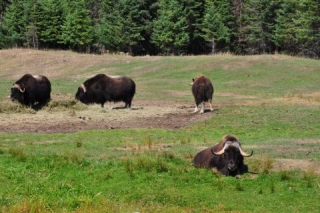
//> input picture OpenCV_Linux_Ubuntu/images/group.jpg, 320 x 213 px
$ ./segment   (built with g++ and OpenCV 4)
//> lines starting //> are read from the running program, lines starting //| are printed output that depends on the picture; after the words box and inside, x2 and y2 are one past the last pixel; in counts of white or black regions, pixels touching at a corner belong together
### OpenCV_Linux_Ubuntu/15_watershed_algorithm_segmentation/watershedSegmentation.hpp
/**
 * @File    : watershedSegmentation.hpp
 * @Brief   : 用分水岭算法实现图像分割
 * @Author  : Wei Li
 * @Date    : 2021-07-29
*/

/**分水岭变换是一种流行的图像处理算法，用于快速将图像分割成多个同质区域。
 * 它基于这样的思想：如果把图像看作一个拓扑地貌，那么同类区域就相当于陡峭边缘内相对平坦的盆地。
 * 分水岭算法通过逐步增高水位，把地貌分割成多个部分。
 * 因为算法很简单，它的原始版本会过度分割图像，产生很多小的区域。
 * 因此 OpenCV 提出了该算法的改进版本，使用一系列预定义标记来引导图像分割的定义方式。
 */

#ifndef WATERSHED_ALGORITHM
#define WATERSHED_ALGORITHM

#include <opencv2/imgproc.hpp>

class WatershedSegmenter
{
private:
    cv::Mat markers;

public:
    // 类的 get 和 set 方法
    void setMarkers(const cv::Mat &markerImage)
    {
        markerImage.convertTo(markers, CV_32S);
    }

    cv::Mat process(const cv::Mat &image)
    {
        cv::watershed(image, markers);
        return markers;
    }

    cv::Mat getSegmentation() const
    {
        cv::Mat tmp;
        // all segment with label higher than 255
        // will be assigned value 255
        markers.convertTo(tmp, CV_8U);

        return tmp;
    }

    // Return watershed in the form of an image
    cv::Mat getWatersheds()
    {
        cv::Mat tmp;
        markers.convertTo(tmp, CV_8U, 255, 255);

        return tmp;
    }
};

#endif // WATERSHED_ALGORITHM

### OpenCV_Linux_Ubuntu/15_watershed_algorithm_segmentation/segment.cpp
/**
 * @File    : segment.cpp
 * @Brief   : 用分水岭算法实现图像分割
 * @Author  : Wei Li
 * @Date    : 2021-07-29
*/

#include <iostream>
#include <opencv2/highgui.hpp>
#include <opencv2/imgproc.hpp>
#include "watershedSegmentation.hpp"

// -----------------------------
int main(int argc, char **argv)
{
    cv::Mat image = cv::imread("./../images/group.jpg");
//> image is the input picture: 213 rows x 320 cols, CV_8UC3; mean B, G, R 69.4, 113.7, 107.3
    if (!image.data)
    {
        std::cerr << "--Error reading image file." << std::endl;
        return 1;
    }
    cv::namedWindow("Original Image");
    cv::imshow("Original Image", image);

    // Get the binary map
    cv::Mat binary;
    binary = cv::imread("./../images/binary.bmp", 0);
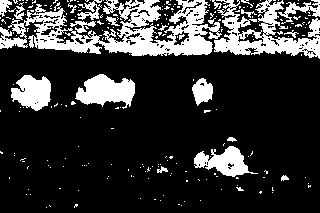
//> input picture OpenCV_Linux_Ubuntu/images/binary.bmp, 320 x 213 px
//> binary: 213 rows x 320 cols, CV_8UC1; 20.7% white; 230 white regions (208 under 20 px), largest, box (x1, y1, x2, y2) and area: (0, 0, 222, 56) 5711, (214, 0, 320, 59) 2737, (75, 74, 135, 109) 1306
    if (!binary.data)
    {
        std::cerr << "--Error reading binary image file." << std::endl;
        return 1;
    }
    cv::namedWindow("Binary Image");
    cv::imshow("Binary Image", binary);

    // 消除噪声和很小的目标物体
    cv::Mat fg;
    cv::erode(binary, fg, cv::Mat(), cv::Point(-1, -1), 4);
//> fg: 213 rows x 320 cols, CV_8UC1; 1.9% white; 15 white regions (8 under 20 px), largest, box (x1, y1, x2, y2) and area: (84, 79, 131, 99) 536, (22, 80, 47, 102) 306, (188, 40, 208, 51) 131

    // Display the foreground image
    cv::namedWindow("Foreground Image");
    cv::imshow("Foreground Image", fg);

    // Identify image pixels without objects
    // 标识不含物体的图像像素
    cv::Mat bg;
    cv::dilate(binary, bg, cv::Mat(), cv::Point(-1, -1), 4);
//> bg: 213 rows x 320 cols, CV_8UC1; 46% white; 29 white regions, largest, box (x1, y1, x2, y2) and area: (0, 0, 320, 63) 18420, (7, 70, 139, 116) 4412, (124, 133, 272, 195) 4094
    cv::threshold(bg, bg, 1, 128, cv::THRESH_BINARY_INV);

    // Display the background image
    cv::namedWindow("Background Image");
    cv::imshow("Background Image", bg);

    // 合并这两幅图像，得到标记图像
    // Show markers image
    cv::Mat markers(binary.size(), CV_8U, cv::Scalar(0));
    markers = fg + bg;
    cv::namedWindow("Markers");
    cv::imshow("Markers", markers);

    // 实例化对象 —— 利用分水岭算法分割图像
    WatershedSegmenter segmenter;
    segmenter.setMarkers(markers);
//> in setMarkers, `markerImage.convertTo(markers, CV_32S);`:
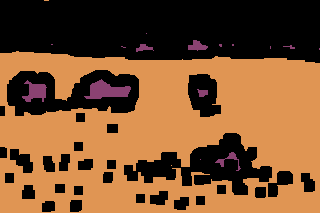
//> markers: 213 rows x 320 cols, CV_32SC1; 3 distinct labels, from 0 to 255; one colour per label, 0 black
    segmenter.process(image);
//> in process, `cv::watershed(image, markers);`:
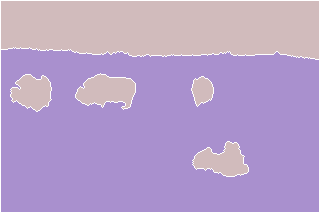
//> markers: 213 rows x 320 cols, CV_32SC1; 3 distinct labels, from -1 to 255; one colour per label, 0 black, -1 white
    cv::namedWindow("Segmentation");
    cv::imshow("Segmentation", segmenter.getSegmentation());
    // Display watersheds
    cv::namedWindow("Watersheds");
    cv::imshow("Watersheds", segmenter.getWatersheds());
//> in getWatersheds, `markers.convertTo(tmp, CV_8U, 255, 255);`: tmp: 213 rows x 320 cols, CV_8UC1; 97.2% white; black in thin lines or dots

    // 换一副图像重新进行 分水岭算法进行分割图像
    image = cv::imread("./../images/tower.jpg");
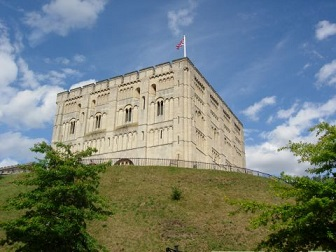
//> input picture OpenCV_Linux_Ubuntu/images/tower.jpg, 336 x 252 px
//> image is the input picture: 252 rows x 336 cols, CV_8UC3; mean B, G, R 123.9, 126.9, 114.7
    if (image.empty())
    {
        std::cerr << "--Error reading tower image file." << std::endl;
        return 1;
    }
    cv::namedWindow("Original Tower Image");
    cv::imshow("Original Tower Image", image);

    // 标记图像的前景和背景
    // Identify background pixels
    cv::Mat imageMask(image.size(), CV_8U, cv::Scalar(0));
    cv::rectangle(imageMask, cv::Point(5, 5), cv::Point(image.cols - 5, image.rows - 5), cv::Scalar(255), 3);
//> imageMask: 252 rows x 336 cols, CV_8UC1; 6.7% white; 1 white region, box (x1, y1, x2, y2) and area: (3, 3, 334, 250) 5668
    // Identify foreground pixels (in the middle of the image)
    cv::rectangle(imageMask, cv::Point(image.cols / 2 - 10, image.rows / 2 - 10),
                  cv::Point(image.cols / 2 + 10, image.rows / 2 + 10), cv::Scalar(1), 10);
//> imageMask: 252 rows x 336 cols, CV_8UC1; min 0, max 255, mean 17.1

    segmenter.setMarkers(imageMask);
//> in setMarkers (call 2), `markerImage.convertTo(markers, CV_32S);`:
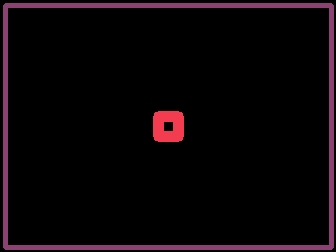
//> markers: 252 rows x 336 cols, CV_32SC1; 3 distinct labels, from 0 to 255; one colour per label, 0 black
    segmenter.process(image);
//> in process (call 2), `cv::watershed(image, markers);`:
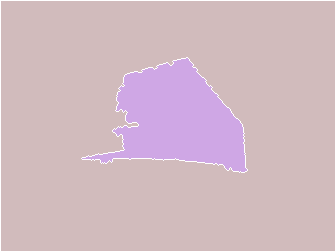
//> markers: 252 rows x 336 cols, CV_32SC1; 3 distinct labels, from -1 to 255; one colour per label, 0 black, -1 white

    // 可视化结果
    // Display the image with markers
    cv::rectangle(image, cv::Point(5, 5), cv::Point(image.cols - 5, image.rows - 5), cv::Scalar(255, 255, 255), 3);
    cv::rectangle(image, cv::Point(image.cols / 2 - 10, image.rows / 2 - 10),
                  cv::Point(image.cols / 2 + 10, image.rows / 2 + 10), cv::Scalar(1, 1, 1), 10);
    cv::namedWindow("Image with marker");
    cv::imshow("Image with marker", image);

    // Display watersheds
    cv::namedWindow("Watershed");
    cv::imshow("Watershed", segmenter.getWatersheds());
//> in getWatersheds (call 2), `markers.convertTo(tmp, CV_8U, 255, 255);`:
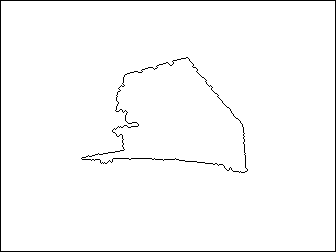
//> tmp: 252 rows x 336 cols, CV_8UC1; 98% white; black in thin lines or dots

    cv::waitKey();
    cv::destroyAllWindows();
    return 0;
}
